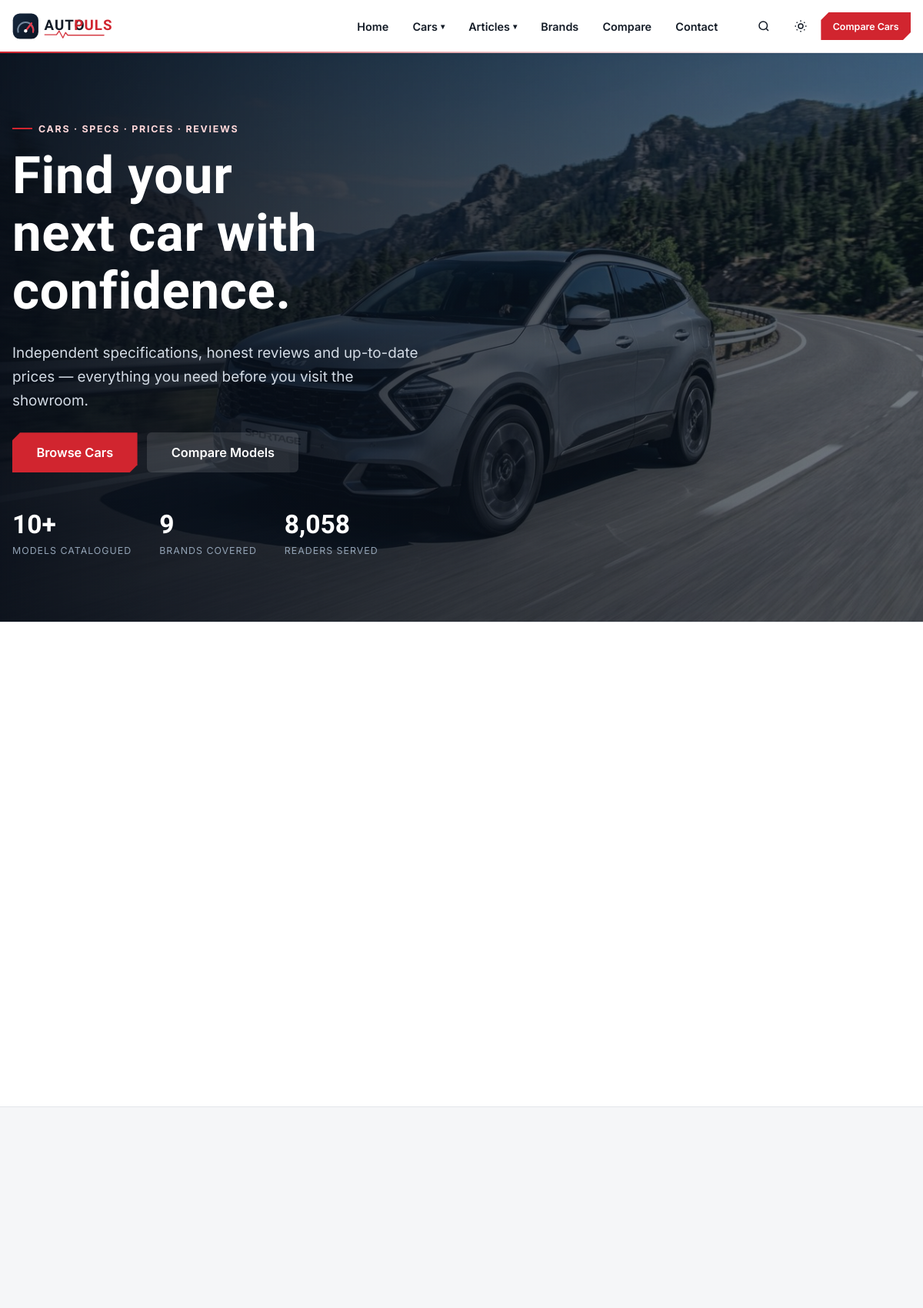
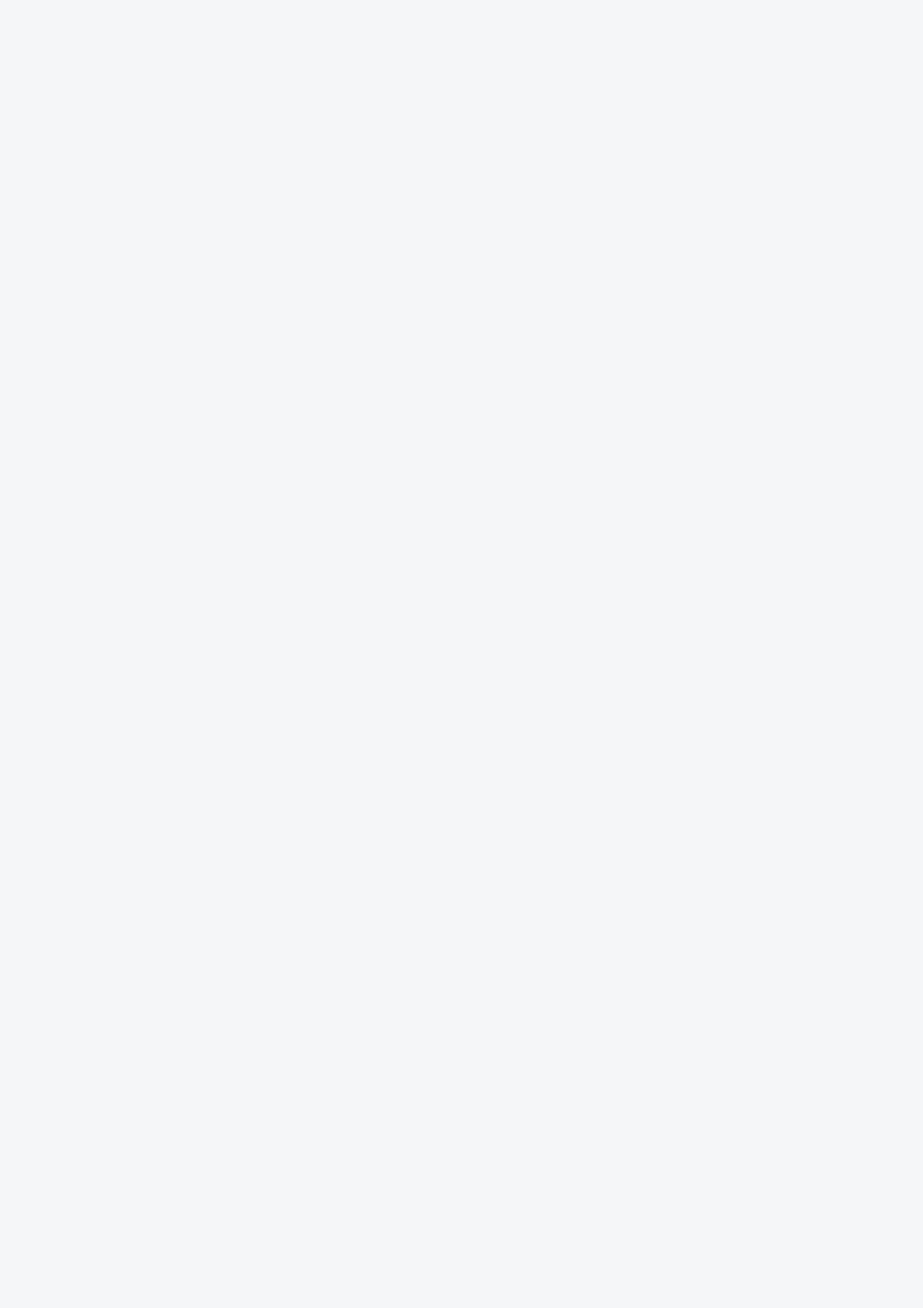
The page / (upper part) on the database its author committed (2 pictures, top to bottom).
### tables this page shows
CREATE TABLE menu_items (
  id INT UNSIGNED AUTO_INCREMENT PRIMARY KEY,
  menu_id INT UNSIGNED NOT NULL,
  parent_id INT UNSIGNED NULL,
  label VARCHAR(80) NOT NULL,
  url VARCHAR(255) NOT NULL,
  sort_order INT NOT NULL DEFAULT 0,
  status TINYINT(1) NOT NULL DEFAULT 1,
  FOREIGN KEY (menu_id) REFERENCES menus(id) ON DELETE CASCADE,
  FOREIGN KEY (parent_id) REFERENCES menu_items(id) ON DELETE CASCADE
);

### index.php (called while the page is built, shortened)
<?php
require __DIR__ . '/config/database.php';
require __DIR__ . '/includes/functions.php';
require __DIR__ . '/includes/models.php';
require __DIR__ . '/includes/seo.php';
$uri = parse_url($_SERVER['REQUEST_URI'] ?? '/', PHP_URL_PATH) ?: '/';
$path = trim(rawurldecode($uri), '/');
$seg = $path === '' ? [] : explode('/', $path);
$page = null;
switch ($seg[0] ?? '') {
    case '':
        $page = 'home';
        break;
}
include __DIR__ . '/pages/' . $page . '.php';

### includes/seo.php (called while the page is built, shortened)
<?php
function seo_render(): void
{
    $siteName = setting('site_name', 'AutoPulse');
}

### includes/models.php (called while the page is built, shortened)
<?php
function menu_tree(string $menu = 'main'): array
{
    $key = 'menu_' . $menu;
    $st = db()->prepare('SELECT mi.id, mi.label, mi.url, mi.parent_id FROM menu_items mi JOIN menus m ON m.id = mi.menu_id
                         WHERE m.slug = ? AND mi.status = 1 ORDER BY mi.sort_order, mi.id');
    $st->execute([$menu]);
    $rows = $st->fetchAll();
    $tree = [];
    foreach ($rows as $r) {
        if ($r['parent_id']) continue;
        $r['children'] = array_values(array_filter($rows, fn($x) => (int)$x['parent_id'] === (int)$r['id']));
        $tree[] = $r;
    }
    return $tree;
}

### config/database.php (called while the page is built, shortened)
<?php
function db(): PDO
{
    static $pdo = null;
    if ($pdo === null) {
        $dsn = 'mysql:host=' . DB_HOST . ';dbname=' . DB_NAME . ';charset=' . DB_CHARSET;
        try {
            $pdo = new PDO($dsn, DB_USER, DB_PASS, [
                PDO::ATTR_ERRMODE            => PDO::ERRMODE_EXCEPTION,
                PDO::ATTR_DEFAULT_FETCH_MODE => PDO::FETCH_ASSOC,
                PDO::ATTR_EMULATE_PREPARES   => false,
            ]);
        } catch (PDOException $e) {
            error_log('[AutoPulse] DB connection failed: ' . $e->getMessage());
            if (APP_ENV === 'development') {
                http_response_code(500);
                exit('Database connection failed: ' . htmlspecialchars($e->getMessage())
                    . '<br>Check config/config.php');
            }
            http_response_code(503);
            exit('The site is temporarily unavailable. Please try again shortly.');
        }
    }
    return $pdo;
}

### includes/header.php (shortened to what this page needs)
<?php
$siteName  = setting('site_name', 'AutoPulse');
$menu      = menu_tree('main');
?>
<!DOCTYPE html>
<html lang="en">
<head>
<link rel="stylesheet" href="<?= e(asset('css/main.css')) ?>">
</head>
<body data-base="<?= e(url('')) ?>">
<header class="site-header" id="site-header">
    <div class="container header-bar">
        <a href="<?= e(url('')) ?>" class="logo" aria-label="<?= e($siteName) ?> — home">
        </a>
        <nav class="nav-links" aria-label="Main navigation" id="nav-links">
            <ul>
                <?php foreach ($menu as $item): ?>
                    <li class="<?= $item['children'] ? 'has-dropdown' : '' ?>">
                        <?php if ($item['children']): ?>
                            <button type="button" class="nav-drop-btn" aria-expanded="false" aria-haspopup="true"><?= e($item['label']) ?> <span class="caret" aria-hidden="true">▾</span></button>
                        <?php else: ?>
                            <a href="<?= e(str_starts_with($item['url'], 'http') ? $item['url'] : url($item['url'])) ?>"><?= e($item['label']) ?></a>
                        <?php endif; ?>
                    </li>
                <?php endforeach; ?>
            </ul>
        </nav>
        <div class="header-actions">
            <button type="button" class="icon-btn" id="search-open" aria-label="Search">
                <svg width="18" height="18" viewBox="0 0 24 24" fill="none" stroke="currentColor" stroke-width="2" aria-hidden="true"><circle cx="11" cy="11" r="7"/><path d="m20 20-3.5-3.5"/></svg>
            </button>
            <button type="button" class="icon-btn theme-toggle" aria-label="Toggle dark mode">
                <svg class="icon-sun" width="18" height="18" viewBox="0 0 24 24" fill="none" stroke="currentColor" stroke-width="2" aria-hidden="true"><circle cx="12" cy="12" r="4"/><path d="M12 2v2m0 16v2M4.9 4.9l1.4 1.4m11.4 11.4 1.4 1.4M2 12h2m16 0h2M4.9 19.1l1.4-1.4M17.7 6.3l1.4-1.4"/></svg>
            </button>
            <a href="<?= e(url('compare')) ?>" class="btn btn-primary btn-sm header-cta">Compare Cars</a>
        </div>
    </div>
</header>
<main id="main">

### rows shown on the page
menu_items: label "Home"
menu_items: label "Cars"
menu_items: label "Articles"
menu_items: label "Brands"
menu_items: label "Compare"
menu_items: label "Contact"

### other values the page prints
$totalCars "10"
